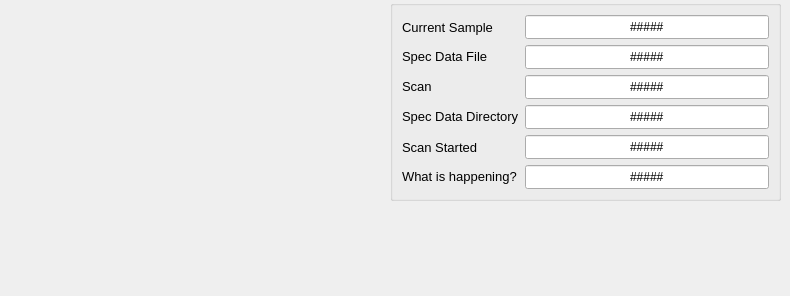
    <widget class="QWidget" name="tab">
     <attribute name="title">
      <string>Sample Stage</string>
     </attribute>
     <widget class="QGroupBox" name="groupBox">
      <property name="geometry">
       <rect>
        <x>390</x>
        <y>0</y>
        <width>391</width>
        <height>201</height>
       </rect>
      </property>
      <property name="sizePolicy">
       <sizepolicy hsizetype="Expanding" vsizetype="Preferred">
        <horstretch>0</horstretch>
        <verstretch>0</verstretch>
       </sizepolicy>
      </property>
      <property name="title">
       <string/>
      </property>
      <layout class="QFormLayout" name="formLayout">
       <property name="fieldGrowthPolicy">
        <enum>QFormLayout::AllNonFixedFieldsGrow</enum>
       </property>
       <item row="0" column="0">
        <widget class="QLabel" name="label_2">
         <property name="font">
          <font>
           <pointsize>10</pointsize>
          </font>
         </property>
         <property name="styleSheet">
          <string notr="true">color: rgb(0, 0, 0)</string>
         </property>
         <property name="text">
          <string>Current Sample</string>
         </property>
        </widget>
       </item>
       <item row="0" column="1">
        <widget class="caLineEdit" name="calineedit_13">
         <property name="sizePolicy">
          <sizepolicy hsizetype="Expanding" vsizetype="Expanding">
           <horstretch>0</horstretch>
           <verstretch>0</verstretch>
          </sizepolicy>
         </property>
         <property name="text">
          <string>#####</string>
         </property>
         <property name="alignment">
          <set>Qt::AlignCenter</set>
         </property>
         <property name="channel" stdset="0">
          <string notr="true">9idcLAX:USAXS:sampleTitle</string>
         </property>
        </widget>
       </item>
       <item row="1" column="0">
        <widget class="QLabel" name="label_3">
         <property name="font">
          <font>
           <pointsize>10</pointsize>
          </font>
         </property>
         <property name="styleSheet">
          <string notr="true">color: rgb(0, 0, 0)</string>
         </property>
         <property name="text">
          <string>&lt;html&gt;&lt;head/&gt;&lt;body&gt;&lt;p&gt;Spec Data File&lt;/p&gt;&lt;/body&gt;&lt;/html&gt;</string>
         </property>
        </widget>
       </item>
       <item row="1" column="1">
        <widget class="caLineEdit" name="calineedit_14">
         <property name="sizePolicy">
          <sizepolicy hsizetype="Expanding" vsizetype="Expanding">
           <horstretch>0</horstretch>
           <verstretch>0</verstretch>
          </sizepolicy>
         </property>
         <property name="text">
          <string>#####</string>
         </property>
         <property name="alignment">
          <set>Qt::AlignCenter</set>
         </property>
         <property name="channel" stdset="0">
          <string notr="true">9idcLAX:USAXS:specFile</string>
         </property>
        </widget>
       </item>
       <item row="3" column="1">
        <widget class="caLineEdit" name="calineedit_15">
         <property name="sizePolicy">
          <sizepolicy hsizetype="Expanding" vsizetype="Expanding">
           <horstretch>0</horstretch>
           <verstretch>0</verstretch>
          </sizepolicy>
         </property>
         <property name="text">
          <string>#####</string>
         </property>
         <property name="alignment">
          <set>Qt::AlignCenter</set>
         </property>
         <property name="channel" stdset="0">
          <string notr="true">9idcLAX:USAXS:specScan</string>
         </property>
        </widget>
       </item>
       <item row="4" column="1">
        <widget class="caLineEdit" name="calineedit_10">
         <property name="sizePolicy">
          <sizepolicy hsizetype="Expanding" vsizetype="Expanding">
           <horstretch>0</horstretch>
           <verstretch>0</verstretch>
          </sizepolicy>
         </property>
         <property name="text">
          <string>#####</string>
         </property>
         <property name="alignment">
          <set>Qt::AlignCenter</set>
         </property>
         <property name="channel" stdset="0">
          <string notr="true">9idcLAX:USAXS:userDir</string>
         </property>
        </widget>
       </item>
       <item row="8" column="0">
        <widget class="QLabel" name="label_6">
         <property name="font">
          <font>
           <pointsize>10</pointsize>
          </font>
         </property>
         <property name="styleSheet">
          <string notr="true">color: rgb(0, 0, 0)</string>
         </property>
         <property name="text">
          <string>Scan Started </string>
         </property>
        </widget>
       </item>
       <item row="8" column="1">
        <widget class="caLineEdit" name="calineedit_12">
         <property name="sizePolicy">
          <sizepolicy hsizetype="Expanding" vsizetype="Expanding">
           <horstretch>0</horstretch>
           <verstretch>0</verstretch>
          </sizepolicy>
         </property>
         <property name="text">
          <string>#####</string>
         </property>
         <property name="alignment">
          <set>Qt::AlignCenter</set>
         </property>
         <property name="channel" stdset="0">
          <string notr="true">9idcLAX:USAXS:timeStamp</string>
         </property>
        </widget>
       </item>
       <item row="3" column="0">
        <widget class="QLabel" name="label_7">
         <property name="font">
          <font>
           <pointsize>10</pointsize>
          </font>
         </property>
         <property name="styleSheet">
          <string notr="true">color: rgb(0, 0, 0)</string>
         </property>
         <property name="text">
          <string>&lt;html&gt;&lt;head/&gt;&lt;body&gt;&lt;p&gt;Scan&lt;/p&gt;&lt;/body&gt;&lt;/html&gt;</string>
         </property>
        </widget>
       </item>
       <item row="9" column="0">
        <widget class="QLabel" name="label_5">
         <property name="font">
          <font>
           <pointsize>10</pointsize>
          </font>
         </property>
         <property name="styleSheet">
          <string notr="true">color: rgb(0, 0, 0)</string>
         </property>
         <property name="text">
          <string>&lt;html&gt;&lt;head/&gt;&lt;body&gt;&lt;p&gt;What is happening?&lt;/p&gt;&lt;/body&gt;&lt;/html&gt;</string>
         </property>
        </widget>
       </item>
       <item row="9" column="1">
        <widget class="caLineEdit" name="calineedit_11">
         <property name="sizePolicy">
          <sizepolicy hsizetype="Expanding" vsizetype="Expanding">
           <horstretch>0</horstretch>
           <verstretch>0</verstretch>
          </sizepolicy>
         </property>
         <property name="text">
          <string>#####</string>
         </property>
         <property name="alignment">
          <set>Qt::AlignCenter</set>
         </property>
         <property name="channel" stdset="0">
          <string notr="true">9idcLAX:USAXS:state</string>
         </property>
        </widget>
       </item>
       <item row="4" column="0">
        <widget class="QLabel" name="label_4">
         <property name="font">
          <font>
           <pointsize>10</pointsize>
          </font>
         </property>
         <property name="styleSheet">
          <string notr="true">color: rgb(0, 0, 0)</string>
         </property>
         <property name="text">
          <string>&lt;html&gt;&lt;head/&gt;&lt;body&gt;&lt;p&gt;Spec Data Directory&lt;/p&gt;&lt;/body&gt;&lt;/html&gt;</string>
         </property>
        </widget>
       </item>
      </layout>
     </widget>
     <widget class="caInclude" name="cainclude">
      <property name="geometry">
       <rect>
        <x>10</x>
        <y>5</y>
        <width>176</width>
        <height>282</height>
       </rect>
      </property>
      <property name="macro">
       <string notr="true">P=9idcLAX:m58:c2:,M=m1</string>
      </property>
      <property name="filename" stdset="0">
       <string notr="true">motorxU.ui</string>
      </property>
     </widget>
     <widget class="caInclude" name="cainclude_2">
      <property name="geometry">
       <rect>
        <x>205</x>
        <y>5</y>
        <width>176</width>
        <height>282</height>
       </rect>
      </property>
      <property name="macro">
       <string notr="true">P=9idcLAX:m58:c2:,M=m2</string>
      </property>
      <property name="filename" stdset="0">
       <string notr="true">motorxU.ui</string>
      </property>
     </widget>
    </widget>
